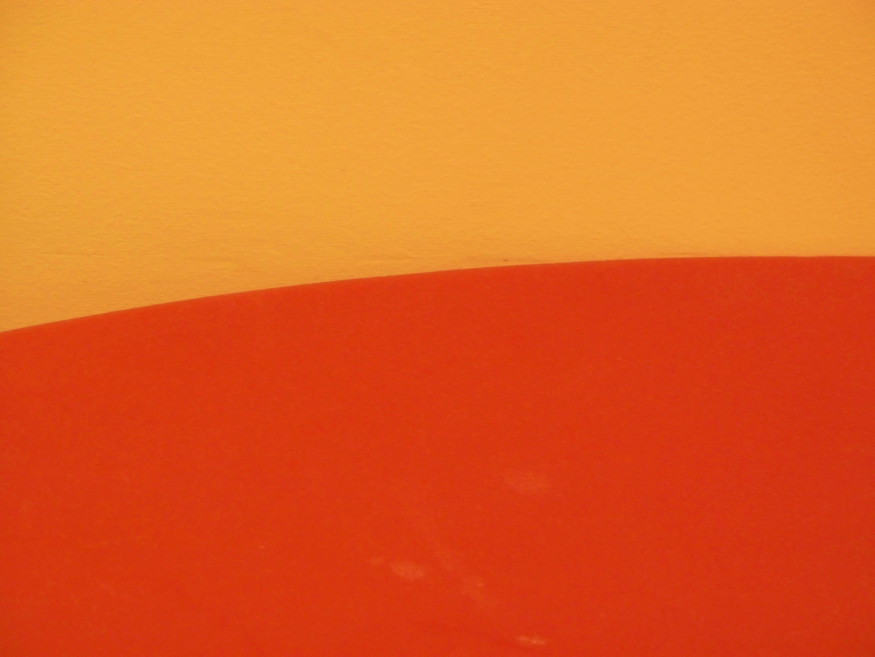
#> input picture img/2-colors-denise-bossarte-263147-unsplash.jpg, 3500 x 2625 px (shown at 1/4 size); its folder holds only this picture in this run
$ python test_accuracy.py
#> lines starting #> are read from the running program, lines starting #| are printed output that depends on the picture
### imgencoder.py
from collections import namedtuple
import numpy as np


EncodedImage = namedtuple(
    'CompressedImage', ['data', 'block_size', 'bounds', 'compressor'])


class ImageEncoder:

    def __init__(self, encoder2d, decoder2d, block_size=8):
        self.encode = encoder2d
        self.decode = decoder2d
        self.block_size = block_size

    def from_array(self, pixels):
        nr, nc = len(pixels), len(pixels) and len(pixels[0])
        assert nr > 0 and nc > 0, "can't compress empty image"

        bsz = 2 ** (max(nr, nc)-1).bit_length()
        bsz = min(bsz, self.block_size)
        padr = (nr+bsz-1) // bsz * bsz - nr
        padc = (nc+bsz-1) // bsz * bsz - nc
        pr0, pc0 = padr // 2, padc // 2
        pr1, pc1 = padr - pr0, padc - pc0

        pixels = np.pad(pixels, ((pr0, pr1), (pc0, pc1), (0, 0)),
                        mode='constant')

        bkrows, bkcols = (nr + padr) // bsz, (nc + padc) // bsz
        ncrs = pixels.shape[2]

        # NOTE: Swaps the colors with the rows, so r, c, col -> col, c, r
        pixels = pixels.swapaxes(2, 0).reshape(ncrs, bkcols, bkrows, bsz, bsz)

        block_gen = (((ci, ri, bi), block)
                     for ci, color in enumerate(pixels)
                     for ri, block_row in enumerate(color)
                     for bi, block in enumerate(block_row))

        first = self.encode(next(block_gen)[1])
        shape = (ncrs, bkcols, bkrows, *first.shape)

        data = np.zeros(shape, dtype=first.dtype)
        data[0, 0, 0] = first
        for (ci, ri, bi), block in block_gen:
            data[ci, ri, bi] = self.encode(block)

        return EncodedImage(data, bsz, (pr0, pc0, nr + pr0, nc + pc0), self)

    def to_array(self, encimg):
        bks, shape = encimg.block_size, encimg.data.shape
        ncrs, bkcols, bkrows = shape[0], shape[1], shape[2]
        decoded = np.zeros((ncrs, bkcols, bkrows, bks, bks))
        for ci, color in enumerate(encimg.data):
            for ri, block_row in enumerate(color):
                for bi, block in enumerate(block_row):
                    decoded[ci, ri, bi] = np.real(self.decode(block))

        padded = decoded.reshape(ncrs, bkcols*bks, bkrows*bks).swapaxes(0, 2)
        r0, c0, r1, c1 = encimg.bounds
        return padded[r0:r1, c0:c1]

### test_accuracy.py
#!/usr/bin/env python3
from collections import namedtuple
from PIL import Image
from time import process_time
import csv
import numpy as np
import os

from imgencoder import ImageEncoder
from fft2d import encode_and_compress, uncompress_and_decode
from dft import dft
from cooley_tukey import cooley_tukey


img_dir = 'img/'
compression_rates = [0.5, 0.75, .8, .9, .95, 1]
algorithms = [
    ('numpy fft', np.fft.fft),
    ('dft', dft),
    ('cooley_tukey', cooley_tukey)
]
img_h = 400
block_size = 8


AccuracyResults = namedtuple(
    'AccuracyResults', ['nbytes', 'error', 'enctime', 'dectime'])


def test_accuracy(alg, comp_rate, img_array):
    max_term = np.int8(block_size*block_size*comp_rate)
    encoder = ImageEncoder(encode_and_compress(alg, max_term),
                           uncompress_and_decode(alg, block_size),
                           block_size=block_size)
    return test_encoder_acc(encoder, img_array)


def test_encoder_acc(encoder, img_array):
    start_time = process_time()
    enc = encoder.from_array(img_array)
    enc_time = process_time()
    dec = encoder.to_array(enc)
    dec_time = process_time()
    return AccuracyResults(enc.data.nbytes, rms_error(img_array, dec),
                           enc_time - start_time, dec_time - enc_time)


def rms_error(orig, decoded):
    return np.sqrt(np.mean(np.square(orig - decoded)))


if __name__ == "__main__":

    id_encoder = ImageEncoder(lambda x: x.astype(np.complex_),
                              lambda x: x, block_size=block_size)

    with open('test_results/accuracy.csv', 'w') as outfile:
        out = csv.writer(outfile)
        out.writerow([
            'image', 'image_height', 'algorithm', 'block_size',
            'compression_rate', 'encoded size (bytes)', 'rms error',
            'encoding time (s)', 'decoding time (s)'
        ])

        for iname in os.listdir(img_dir):
            img = Image.open(os.path.join(img_dir, iname))
#> img is the input picture: PIL image 3500x2625 RGB; mean R, G, B 225.1, 99, 33.8
            pixels = np.array(img.resize((img_h*img.width//img.height, img_h)))
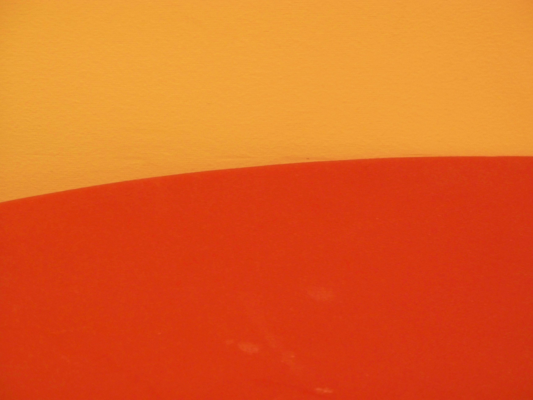
#> pixels: shape (400, 533, 3); mean R, G, B 225.1, 99, 33.8

            res = test_encoder_acc(id_encoder, pixels)
#> in from_array, `nr, nc = len(pixels), len(pixels) and len(pixels[0])`: nr = 400; nc = 533
#> in from_array, `bsz = 2 ** (max(nr, nc)-1).bit_length()`: bsz = 1024
#> in from_array, `bsz = min(bsz, self.block_size)`: bsz = 8
#> in from_array, `padr = (nr+bsz-1) // bsz * bsz - nr`: padr = 0
#> in from_array, `padc = (nc+bsz-1) // bsz * bsz - nc`: padc = 3
#> in from_array, `pr0, pc0 = padr // 2, padc // 2`: pr0 = 0; pc0 = 1
#> in from_array, `pr1, pc1 = padr - pr0, padc - pc0`: pr1 = 0; pc1 = 2
#> in from_array, `bkrows, bkcols = (nr + padr) // bsz, (nc + padc) // bsz`: bkrows = 50; bkcols = 67
#> in from_array, `shape = (ncrs, bkcols, bkrows, *first.shape)`: shape = (3, 67, 50, 8, 8)
#> the loop in from_array, `for (ci, ri, bi), block in block_gen:` made 10049 passes
#> (ri, bi) on passes 1 to 3: (0, 1), (0, 2), (0, 3)
#> in to_array, `bks, shape = encimg.block_size, encimg.data.shape`: bks = 8; shape = (3, 67, 50, 8, 8)
#> in to_array, `ncrs, bkcols, bkrows = shape[0], shape[1], shape[2]`: ncrs = 3; bkcols = 67; bkrows = 50
#> the loop in to_array, `for ci, color in enumerate(encimg.data):` made 3 passes
#> in to_array, `r0, c0, r1, c1 = encimg.bounds`: r0 = 0; c0 = 1; r1 = 400; c1 = 534
#> res = (10291200, 0, 0.136, 0.204)

            out.writerow([
                iname, img_h, 'identity transform', block_size, 1,
                res.nbytes, res.error, res.enctime, res.dectime
            ])
            print("{} ({} KB)".format(iname, res.nbytes // 1000, res.error))
#| 2-colors-denise-bossarte-263147-unsplash.jpg (10291 KB)

            # for aname, alg in algorithms:
            #     for comp_rate in compression_rates:
            #         res = test_accuracy(alg, comp_rate, pixels)
            #         out.writerow([
            #             iname, img_h, aname, block_size, comp_rate,
            #             res.nbytes, res.error, res.enctime, res.dectime
            #         ])
            #         print("[{:4.2g} s] {} (comp. rate: {}): "
            #               "{} KB, rms error: {}".format(
            #                 res.enctime + res.dectime, aname, comp_rate,
            #                 res.nbytes // 1000, res.error))
